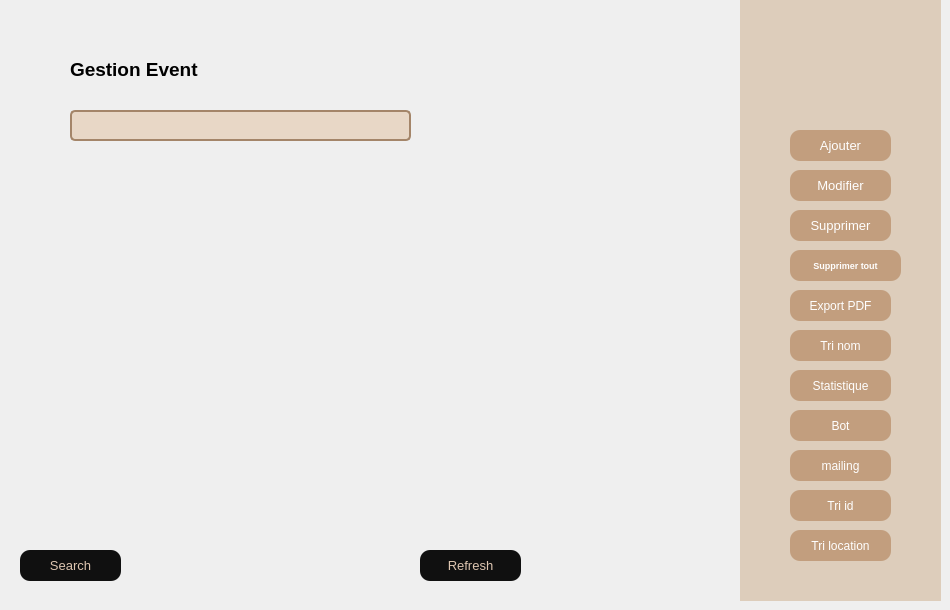
      <widget class="QWidget" name="page">
       <widget class="QLabel" name="label_gestioneventt">
        <property name="geometry">
         <rect>
          <x>70</x>
          <y>49</y>
          <width>181</width>
          <height>41</height>
         </rect>
        </property>
        <property name="font">
         <font>
          <pointsize>14</pointsize>
          <weight>75</weight>
          <bold>true</bold>
         </font>
        </property>
        <property name="text">
         <string>Gestion Event</string>
        </property>
       </widget>
       <widget class="QWidget" name="widget_2" native="true">
        <property name="geometry">
         <rect>
          <x>740</x>
          <y>0</y>
          <width>201</width>
          <height>601</height>
         </rect>
        </property>
        <property name="styleSheet">
         <string notr="true">background-color: rgb(221, 205, 187);</string>
        </property>
        <widget class="QPushButton" name="pbtri">
         <property name="geometry">
          <rect>
           <x>50</x>
           <y>330</y>
           <width>101</width>
           <height>31</height>
          </rect>
         </property>
         <property name="styleSheet">
          <string notr="true">QPushButton
{
border-radius:10px;
background-color:#C29E7E;
color:white;
}
QPushButton:pressed{
padding-left:5px;
padding-top:5px;
background-color: #C29E7E;


}</string>
         </property>
         <property name="text">
          <string>Tri nom</string>
         </property>
        </widget>
        <widget class="QPushButton" name="pbexportpdf">
         <property name="geometry">
          <rect>
           <x>50</x>
           <y>290</y>
           <width>101</width>
           <height>31</height>
          </rect>
         </property>
         <property name="styleSheet">
          <string notr="true">QPushButton
{
border-radius:10px;
background-color:#C29E7E;
color:white;
}
QPushButton:pressed{
padding-left:5px;
padding-top:5px;
background-color: #C29E7E;


}</string>
         </property>
         <property name="text">
          <string>Export PDF</string>
         </property>
        </widget>
        <widget class="QPushButton" name="pbbot">
         <property name="geometry">
          <rect>
           <x>50</x>
           <y>410</y>
           <width>101</width>
           <height>31</height>
          </rect>
         </property>
         <property name="styleSheet">
          <string notr="true">QPushButton
{
border-radius:10px;
background-color:#C29E7E;
color:white;
}
QPushButton:pressed{
padding-left:5px;
padding-top:5px;
background-color: #C29E7E;


}</string>
         </property>
         <property name="text">
          <string>Bot</string>
         </property>
        </widget>
        <widget class="QPushButton" name="pbstat">
         <property name="geometry">
          <rect>
           <x>50</x>
           <y>370</y>
           <width>101</width>
           <height>31</height>
          </rect>
         </property>
         <property name="styleSheet">
          <string notr="true">QPushButton
{
border-radius:10px;
background-color:#C29E7E;
color:white;
}
QPushButton:pressed{
padding-left:5px;
padding-top:5px;
background-color: #C29E7E;


}</string>
         </property>
         <property name="text">
          <string>Statistique</string>
         </property>
        </widget>
        <widget class="QPushButton" name="pbmailing">
         <property name="geometry">
          <rect>
           <x>50</x>
           <y>450</y>
           <width>101</width>
           <height>31</height>
          </rect>
         </property>
         <property name="styleSheet">
          <string notr="true">QPushButton
{
border-radius:10px;
background-color:#C29E7E;
color:white;
}
QPushButton:pressed{
padding-left:5px;
padding-top:5px;
background-color: #C29E7E;


}</string>
         </property>
         <property name="text">
          <string>mailing</string>
         </property>
        </widget>
        <widget class="QPushButton" name="pbtri_id">
         <property name="geometry">
          <rect>
           <x>50</x>
           <y>490</y>
           <width>101</width>
           <height>31</height>
          </rect>
         </property>
         <property name="styleSheet">
          <string notr="true">QPushButton
{
border-radius:10px;
background-color:#C29E7E;
color:white;
}
QPushButton:pressed{
padding-left:5px;
padding-top:5px;
background-color: #C29E7E;


}</string>
         </property>
         <property name="text">
          <string>Tri id</string>
         </property>
        </widget>
        <widget class="QPushButton" name="pbtri_loc">
         <property name="geometry">
          <rect>
           <x>50</x>
           <y>530</y>
           <width>101</width>
           <height>31</height>
          </rect>
         </property>
         <property name="styleSheet">
          <string notr="true">QPushButton
{
border-radius:10px;
background-color:#C29E7E;
color:white;
}
QPushButton:pressed{
padding-left:5px;
padding-top:5px;
background-color: #C29E7E;


}</string>
         </property>
         <property name="text">
          <string>Tri location</string>
         </property>
        </widget>
        <widget class="QPushButton" name="pbaddevent">
         <property name="geometry">
          <rect>
           <x>50</x>
           <y>130</y>
           <width>101</width>
           <height>31</height>
          </rect>
         </property>
         <property name="font">
          <font>
           <pointsize>10</pointsize>
          </font>
         </property>
         <property name="styleSheet">
          <string notr="true">QPushButton
{
border-radius:10px;
background-color:#C29E7E;
color:white;
}
QPushButton:pressed{
padding-left:5px;
padding-top:5px;
background-color: #C29E7E;


}</string>
         </property>
         <property name="text">
          <string>Ajouter</string>
         </property>
        </widget>
        <widget class="QPushButton" name="pbupdate">
         <property name="geometry">
          <rect>
           <x>50</x>
           <y>170</y>
           <width>101</width>
           <height>31</height>
          </rect>
         </property>
         <property name="font">
          <font>
           <pointsize>10</pointsize>
          </font>
         </property>
         <property name="styleSheet">
          <string notr="true">QPushButton
{
border-radius:10px;
background-color:#C29E7E;
color:white;
}
QPushButton:pressed{
padding-left:5px;
padding-top:5px;
background-color: #C29E7E;


}</string>
         </property>
         <property name="text">
          <string>Modifier</string>
         </property>
        </widget>
        <widget class="QPushButton" name="pbdelete">
         <property name="geometry">
          <rect>
           <x>50</x>
           <y>210</y>
           <width>101</width>
           <height>31</height>
          </rect>
         </property>
         <property name="font">
          <font>
           <pointsize>10</pointsize>
          </font>
         </property>
         <property name="styleSheet">
          <string notr="true">QPushButton
{
border-radius:10px;
background-color:#C29E7E;
color:white;
}
QPushButton:pressed{
padding-left:5px;
padding-top:5px;
background-color: #C29E7E;


}</string>
         </property>
         <property name="text">
          <string>Supprimer</string>
         </property>
        </widget>
        <widget class="QPushButton" name="pbdeleteall">
         <property name="enabled">
          <bool>true</bool>
         </property>
         <property name="geometry">
          <rect>
           <x>50</x>
           <y>250</y>
           <width>111</width>
           <height>31</height>
          </rect>
         </property>
         <property name="font">
          <font>
           <pointsize>7</pointsize>
           <weight>75</weight>
           <bold>true</bold>
          </font>
         </property>
         <property name="styleSheet">
          <string notr="true">QPushButton
{
border-radius:10px;
background-color:#C29E7E;
color:white;
}
QPushButton:pressed{
padding-left:5px;
padding-top:5px;
background-color: #C29E7E;


}</string>
         </property>
         <property name="text">
          <string>Supprimer tout</string>
         </property>
        </widget>
       </widget>
       <widget class="QPushButton" name="pbsearch">
        <property name="geometry">
         <rect>
          <x>20</x>
          <y>550</y>
          <width>101</width>
          <height>31</height>
         </rect>
        </property>
        <property name="font">
         <font>
          <pointsize>10</pointsize>
         </font>
        </property>
        <property name="styleSheet">
         <string notr="true">QPushButton
{
border-radius:10px;
background-color:#101010;
color:#DDC5B0;
}
QPushButton:pressed{
padding-left:5px;
padding-top:5px;
background-color: #C29E7E;


}</string>
        </property>
        <property name="text">
         <string>Search</string>
        </property>
       </widget>
       <widget class="QLineEdit" name="lesearch">
        <property name="geometry">
         <rect>
          <x>70</x>
          <y>110</y>
          <width>341</width>
          <height>31</height>
         </rect>
        </property>
        <property name="styleSheet">
         <string notr="true">QLineEdit#lesearch {
    background-color: #E8D7C6; /* Lighter background color */
    border: 2px solid #A48569; /* Border color */
    border-radius: 5px; /* Rounded corners */
    padding: 5px; /* Padding inside the QLineEdit */
}

QLineEdit:hover {
    border-color: #aaa;
}

QLineEdit:focus {
    border-color: #4d90fe;
}

/* Icône de loupe à gauche du QLineEdit */
QLineEdit#searchLineEdit {
    background-image: url(:/images/search_icon.png); /* Chemin de l'image ou ressource Qt */
    background-position: left center;
    background-repeat: no-repeat;
}

/* Style pour le texte à l'intérieur du QLineEdit */
QLineEdit#searchLineEdit::placeholder {
    color: #999;
}

/* Style pour le texte à l'intérieur du QLineEdit en état de focus */
QLineEdit#searchLineEdit:focus::placeholder {
    color: #ccc;
}
</string>
        </property>
       </widget>
       <widget class="QTableView" name="tableView">
        <property name="geometry">
         <rect>
          <x>10</x>
          <y>161</y>
          <width>721</width>
          <height>381</height>
         </rect>
        </property>
        <property name="styleSheet">
         <string notr="true">
/* s:rgb(241, 227, 215);*/
/* styles.css */

/* Apply styles to the QTableView */
QTableView {
    background-color: transparent; /* Set the background of the table view to transparent */
    border: none; /* Make the border invisible */
    border-radius: 5px; /* Rounded corners */
}

/* Apply styles to the header section of the QTableView */
QHeaderView::section {
    background-color: #A48569; /* Header background color */
    color: #F1E3D7; /* Header text color */
    border: none; /* Remove header border */
    border-radius: 5px; /* Rounded corners */
    padding: 4px; /* Padding inside the header section */
}

/* Apply alternate row colors to the QTableView */
QTableView::item {
    background-color: #DDC5B0; /* Alternate row background color */
}

/* Apply selected item color */
QTableView::item:selected {
    background-color: #BBA18A; /* Selected item background color */
}
</string>
        </property>
       </widget>
       <widget class="QPushButton" name="pbrefresh">
        <property name="geometry">
         <rect>
          <x>420</x>
          <y>550</y>
          <width>101</width>
          <height>31</height>
         </rect>
        </property>
        <property name="font">
         <font>
          <pointsize>10</pointsize>
         </font>
        </property>
        <property name="styleSheet">
         <string notr="true">QPushButton
{
border-radius:10px;
background-color:#101010;
color:#DDC5B0;
}
QPushButton:pressed{
padding-left:5px;
padding-top:5px;
background-color: #C29E7E;


}</string>
        </property>
        <property name="text">
         <string>Refresh</string>
        </property>
       </widget>
      </widget>
